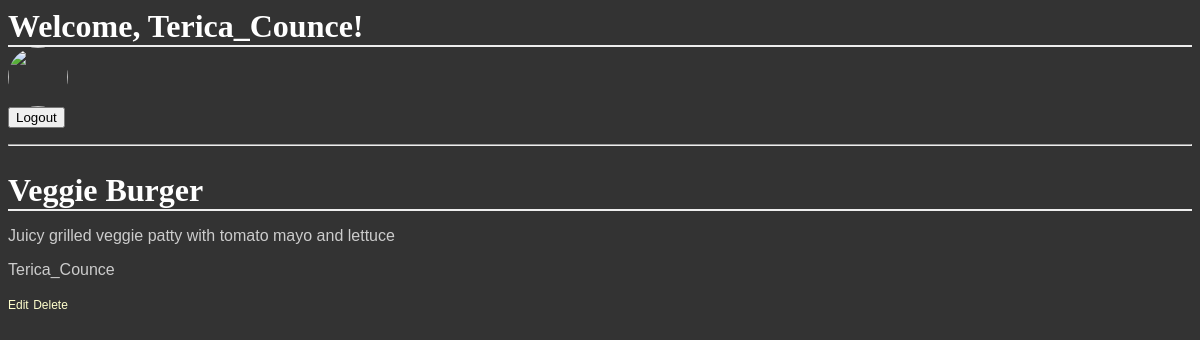
Screenshot of /catalog/Entree/items/1 (signed in) with the database file from the repository.
### database_setup.py (models this page shows, shortened)
class User(Base):
    __tablename__ = 'user'
    id = Column(Integer, primary_key = True)
    name = Column(String(250), nullable = False)
    email = Column(String(250), nullable = True)
    picture = Column(String(1000), nullable = True)
    salt = Column(String(250), nullable = False)
    hashedpw = Column(String(250), nullable = False)
    dt_added = Column(DateTime, nullable = False, default = datetime.datetime.now())

class CatalogItem(Base):
    __tablename__ = 'catalog_item'
    id = Column(Integer, primary_key = True)
    name = Column(String(250), nullable = False)
    price = Column(String(8))
    category = Column(String(250))
    description = Column(String(250))
    dt_added = Column(DateTime, nullable = False, default = datetime.datetime.now())
    dt_modded = Column(DateTime, nullable = False, default = datetime.datetime.now(), onupdate = datetime.datetime.now())
    user_id = Column(Integer, ForeignKey('user.id'))
    user = relationship(User)

### public_page.py (the view)
@public_page.route('/catalog/<string:category>/items/<int:item_id>', methods = ['GET'])
def viewCatalogItem(category, item_id):
    item = session.query(CatalogItem).filter_by(id = item_id).one()
    return render_template('viewitem.html', item = item)

### templates/viewitem.html
{% extends 'base.html' %}
{% block content %}
<div>
  <h1>{{item.name}}</h1>
  <p>{{item.description}}</p>
  <p>{{item.user.name}}</p>
</div>
{% if session['userid'] == item.user.id %}
  <a href="{{url_for('private_page.editItem', item_id = item.id)}}">Edit</a>
  <a href="{{url_for('private_page.deleteItem', item_id = item.id)}}">Delete</a>
{% endif %}
{% endblock %}

### templates/base.html (shortened to what this page needs)
<html>
<head>
  <link rel=stylesheet type=text/css href="{{ url_for('static', filename='styles.css') }}">
</head>
<body>
  {% if request.path != "/login" and request.path != "/signup" %}
    {% if not session['username'] %}
      <form action="{{url_for('loginSite')}}" method = 'POST'>
        <p>Name</p>
        <input type='text' size='30' name='name'><br>
        <p>Password</p>
        <input type='password' size='30' name='password'><br><br>
        <input type='submit' value='Sign In'>
      </form>
      <a href="{{url_for('authenticate_page.signupSite')}}">Sign Up</a>
      <div id="signInButton">
        <span class="g-signin"
          data-scope="openid email"
          data-clientid="402002396733-qegi73oe4r8j0ara2q2ccu16vj5h2g71.apps.googleusercontent.com"
          data-redirecturi="postmessage"
          data-accesstype="offline"
          data-cookiepolicy="single_host_origin"
          data-callback="signInCallback"
          data-approvalprompt="force">
        </span>
      </div>
      <button>
          <fb:login-button scope="public_profile,email" onlogin="sendTokenToServer();">
          <a href='javascript:sendTokenToServer()'>Login with Facebook</a>
          </fb:login-button>
      </button>
      <div id="result"></div>
    {% else %}
      <h1>Welcome, {{session['username']}}!</h1>
      <img src="{{session['picture']}}" style = "width: 60px;height: 60px;border-radius: 30px;-webkit-border-radius: 30px;-moz-border-radius: 30px;">
      <form action="{{url_for('authenticate_page.logoutSite')}}" method = 'GET'>
        <input type='submit' value='Logout'>
      </form>
    {% endif %}
    <hr><br>
    {% endif %}
  {% block content %}{% endblock %}
</body>
</html>

### static/styles.css (style rules this page uses)
body { font-family: sans-serif; background-image: url('img3.jpg'); background-color: #333333 }
h1, h2, h3, h4 { color: #FFFFFF; }
h1, h2 { font-family: 'Georgia', serif; margin: 0; }
h1 { border-bottom: 2px solid #eee; }
p, dd, dt { color: #CCCCCC; }
a { text-decoration: none; color:#FFFFCC; font-size: .75em; }

### rows the page displays
User: username "Terica_Counce", user.name "Terica_Counce"
CatalogItem: name "Veggie Burger", description "Juicy grilled veggie patty with tomato mayo and lettuce"
